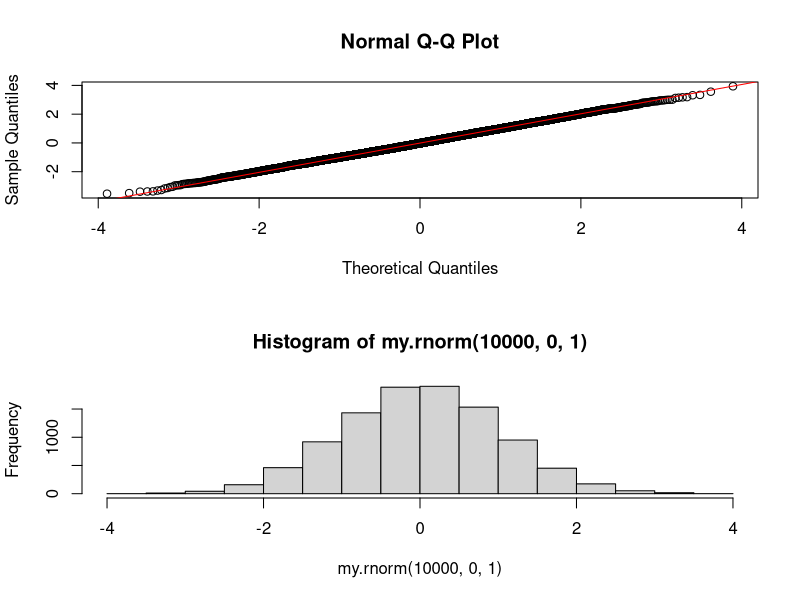
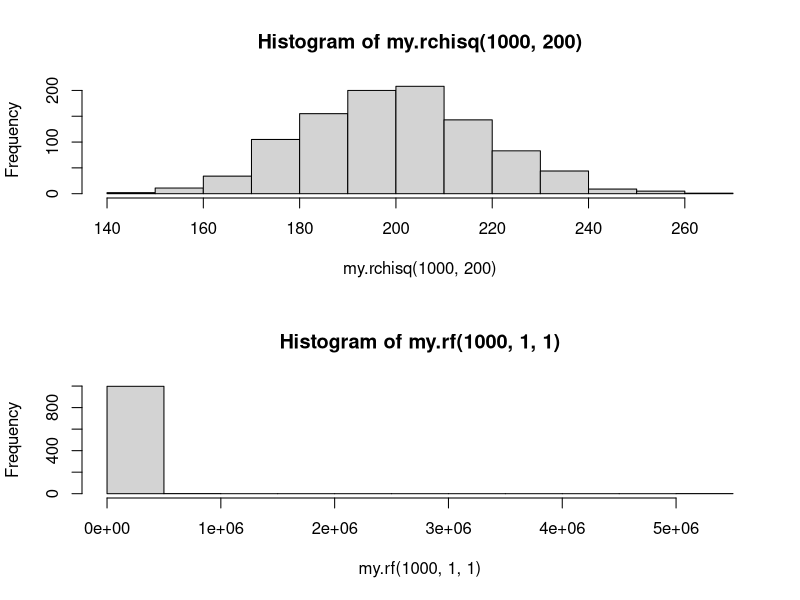

Here is the R script that generated these plots, in order:
## Uniform to Normal 
my.rnorm <- function(n, mean.norm=0, sd.norm=1){
  x <- rep(0,n)
  for(i in 0:n){
    if(sd.norm<0) stop("sd.norm must be >0")
    if(n<0) stop("n must be >=0")
    
    ## 16 runif values used to calculate 1 normal random deviate
    r.unif <- runif(16,0,1)
    s.unif <- sum(r.unif)
    x[i] <- ((sd.norm*(s.unif-8)*sqrt(12/16))+mean.norm)
  }
  return(c(x))
}

my.rnorm(7,0,1)

## Eric's example test
x <- my.rnorm(n=10)
pass.test.1 <- (length(x)==10 & is.numeric(x))
pass.test.1

## Sharipo test with high p-value indicates normality
shapiro.test(my.rnorm(1000,0,1))

par(mfrow=c(2,1)) 
test.norm.1 <- my.rnorm(10000,0,1)
qqnorm(test.norm.1)
qqline(test.norm.1, col="red")
hist(my.rnorm(10000,0,1))
## From inspection we can see what looks like a normal distribution
## qqnorm and qqline are close for large n 
## Conclude random deviates follow normal distribution



## Normal to Chi 
my.rchisq <- function(n, df=1){
  y <- rep(0,n)
  for(i in 0:n){
    if(n<=0) stop("n must be >0")
    if(df<=0) stop("df must be >0")
    r.chisq <- my.rnorm(df,0,1)
    sq.chisq <- sum(r.chisq^2)
    y[i] <- sq.chisq
  }
  return(c(y))
}

my.rchisq(10,1)

## Eric's example test
y <- my.rchisq(n=10)
pass.test.2 <- (length(x)==10 & is.numeric(x))
pass.test.2

## Test that values are >0 & produces 10 values
neg.chisq <- my.rchisq(n=10)
pass.test.3<- (length(neg.chisq)==10 & neg.chisq>0)
pass.test.3

mean(my.rchisq(10000,1))
## Mean is close to df, supports chi distribution 
var((my.rchisq(10000,1)))
## Variance close to 2*df, supports chi distribution 

hist(my.rchisq(1000,200))
shapiro.test(my.rchisq(100,2000))
## approaches normal dist. for large df
## Sharipo test gives high p-value indicating normal distribution


## Chi to F 
my.rf <- function(n,df1=1,df2=1){
  z <- rep(0,n)
  for(i in 0:n){
    if(n<=0) stop("n must be >0")
    if(df1<=0) stop("df1 must be >0")
    if(df2<=0) stop("df2 must be >0")
    
    r.U <- my.rchisq(1,df1)
    r.V <- my.rchisq(1,df2)
    calc.F <- (r.U/df1)/(r.V/df2)
    z[i] <- calc.F
  }
  return(c(z))
}
my.rf(10,1,1)
hist(my.rf(1000,1,1))

## Eric's example test
z <- my.rf(n=10)
pass.test.4 <- (length(x)==10 & is.numeric(x))
pass.test.4

## Produces 10 values & all >0
neg.rf <- my.rf(n=10)
pass.test.5 <- (length(neg.rf)==10 & neg.rf>0)
pass.test.5